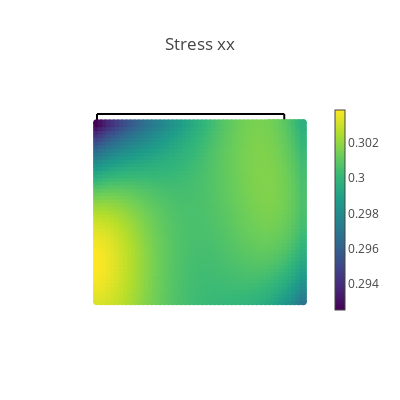
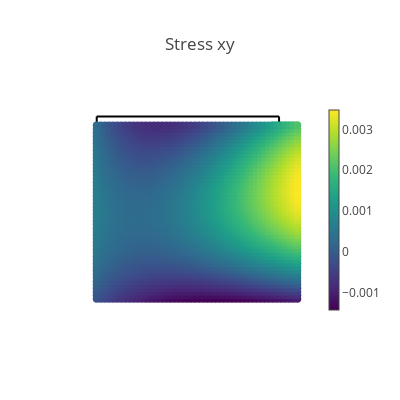
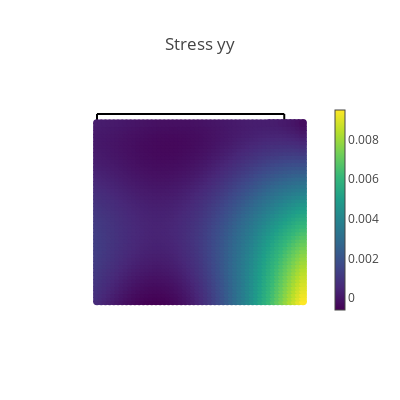
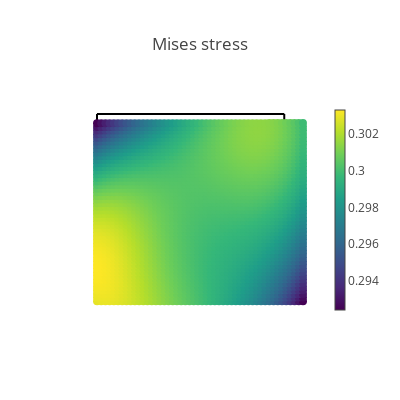

Write notebook code for charts like these, in order.
### Markdown cell above
## Visualization of results

### Code cell
# Create a validation domain different from the training domain
val_x, val_y = np.meshgrid(np.linspace(0, L, 50), np.linspace(0, L, 50))
val_domain = np.vstack([val_x.ravel(), val_y.ravel()]).T
val = torch.tensor(val_domain, requires_grad=True).double()

# Compute model predictions on the validation domain
disp = net(val)
def_val = val + disp
stress = torch.vmap(sigma)(val)
mises = torch.sqrt(
    stress[:, 0, 0] ** 2
    + stress[:, 1, 1] ** 2
    - stress[:, 0, 0] * stress[:, 1, 1]
    + 3 * stress[:, 0, 1] ** 2
)
# print([loss.item() for loss in compute_les(val)])

@torch.no_grad()
def make_plot(x, y, variable, title, cmap=sequential.Viridis, size=8.0):
    fig = go.Figure()

    # Plot boundaries
    m = dict(color="black")
    fig.add_trace(go.Scatter(x=top[:, 0], y=top[:, 1], mode="lines", marker=m))
    fig.add_trace(go.Scatter(x=bottom[:, 0], y=bottom[:, 1], mode="lines", marker=m))
    fig.add_trace(go.Scatter(x=left[:, 0], y=left[:, 1], mode="lines", marker=m))
    fig.add_trace(go.Scatter(x=right[:, 0], y=right[:, 1], mode="lines", marker=m))

    # Plot variable values
    m = dict(color=variable, colorscale=cmap, size=size, colorbar=dict(thickness=10))
    fig.add_trace(go.Scatter(x=x, y=y, marker=m, mode="markers"))

    # plot settings
    fig.layout.yaxis.scaleanchor = "x"
    fig.update_layout(
        template="none", width=400, height=400, title=title, showlegend=False
    )
    fig.update_xaxes(visible=False)
    fig.update_yaxes(visible=False)
    fig.show()


# Compute data error
s_pred = torch.vmap(sigma)(val)
ds_xx = 3 * EPS0 - s_pred[:,0, 0]
print("Young's modulus is ",(MU*(3*LBD+2*MU))/(LBD*MU)) #Young's modulus 
ds_yy = s_pred[:, 1, 1]
ds_xy = s_pred[:, 0, 1]
ds_xx_pct = (3 * EPS0 - s_pred[:,0, 0]) / (3 * EPS0) *100


# Plot stresses
make_plot(*def_val.T, stress[:, 0, 0], "Stress xx")
make_plot(*def_val.T, stress[:, 0, 1], "Stress xy")
make_plot(*def_val.T, stress[:, 1, 1], "Stress yy")
make_plot(*def_val.T, mises, "Mises stress")

# Plot displacements
make_plot(*def_val.T, disp[:, 0], "Displacement in x", cmap=sequential.Inferno)
make_plot(*def_val.T, disp[:, 1], "Displacement in y", cmap=sequential.Inferno)

# Plot stress errors
cmap = sequential.RdBu_r
make_plot(*val[:, 0:2].T, ds_xx, "Stress error xx", size=2.0, cmap=cmap)
make_plot(*val[:, 0:2].T, ds_yy, "Stress error yy", size=2.0, cmap=cmap)
make_plot(*val[:, 0:2].T, ds_xy, "Stress error xy", size=2.0, cmap=cmap)
make_plot(*val[:, 0:2].T, ds_xx_pct, "Stress error xx in %", size=2.0, cmap=cmap)

### Figure 1 — Plotly figure (JSON) as saved in the notebook; plotly's stock layout.template omitted (floating-point values rounded to 4 significant figures; data arrays with more than 128 entries replaced by an {"elided": "..."} marker saying what was removed)
{"data": [{"marker": {"color": "black"}, "mode": "lines", "type": "scatter", "x": [0, 0.04167, 0.08333, 0.125, 0.1667, 0.2083, 0.25, 0.2917, 0.3333, 0.375, 0.4167, 0.4583, 0.5, 0.5417, 0.5833, 0.625, 0.6667, 0.7083, 0.75, 0.7917, 0.8333, 0.875, 0.9167, 0.9583, 1], "y": [1, 1, 1, 1, 1, 1, 1, 1, 1, 1, 1, 1, 1, 1, 1, 1, 1, 1, 1, 1, 1, 1, 1, 1, 1]}, {"marker": {"color": "black"}, "mode": "lines", "type": "scatter", "x": [0, 0.04167, 0.08333, 0.125, 0.1667, 0.2083, 0.25, 0.2917, 0.3333, 0.375, 0.4167, 0.4583, 0.5, 0.5417, 0.5833, 0.625, 0.6667, 0.7083, 0.75, 0.7917, 0.8333, 0.875, 0.9167, 0.9583, 1], "y": [0, 0, 0, 0, 0, 0, 0, 0, 0, 0, 0, 0, 0, 0, 0, 0, 0, 0, 0, 0, 0, 0, 0, 0, 0]}, {"marker": {"color": "black"}, "mode": "lines", "type": "scatter", "x": [0, 0, 0, 0, 0, 0, 0, 0, 0, 0, 0, 0, 0, 0, 0, 0, 0, 0, 0, 0, 0, 0, 0, 0, 0], "y": [0, 0.04167, 0.08333, 0.125, 0.1667, 0.2083, 0.25, 0.2917, 0.3333, 0.375, 0.4167, 0.4583, 0.5, 0.5417, 0.5833, 0.625, 0.6667, 0.7083, 0.75, 0.7917, 0.8333, 0.875, 0.9167, 0.9583, 1]}, {"marker": {"color": "black"}, "mode": "lines", "type": "scatter", "x": [1, 1, 1, 1, 1, 1, 1, 1, 1, 1, 1, 1, 1, 1, 1, 1, 1, 1, 1, 1, 1, 1, 1, 1, 1], "y": [0, 0.04167, 0.08333, 0.125, 0.1667, 0.2083, 0.25, 0.2917, 0.3333, 0.375, 0.4167, 0.4583, 0.5, 0.5417, 0.5833, 0.625, 0.6667, 0.7083, 0.75, 0.7917, 0.8333, 0.875, 0.9167, 0.9583, 1]}, {"marker": {"color": {"elided": "2500 float values"}, "colorbar": {"thickness": 10}, "colorscale": [[0, "#440154"], [0.1111, "#482878"], [0.2222, "#3e4989"], [0.3333, "#31688e"], [0.4444, "#26828e"], [0.5556, "#1f9e89"], [0.6667, "#35b779"], [0.7778, "#6ece58"], [0.8889, "#b5de2b"], [1, "#fde725"]], "size": 8}, "mode": "markers", "type": "scatter", "x": {"elided": "2500 float values"}, "y": {"elided": "2500 float values"}}], "layout": {"height": 400, "showlegend": false, "title": {"text": "Stress xx"}, "width": 400, "xaxis": {"visible": false}, "yaxis": {"scaleanchor": "x", "visible": false}}}

### Figure 2 — Plotly figure (JSON) as saved in the notebook; plotly's stock layout.template omitted (floating-point values rounded to 4 significant figures; data arrays with more than 128 entries replaced by an {"elided": "..."} marker saying what was removed)
{"data": [{"marker": {"color": "black"}, "mode": "lines", "type": "scatter", "x": [0, 0.04167, 0.08333, 0.125, 0.1667, 0.2083, 0.25, 0.2917, 0.3333, 0.375, 0.4167, 0.4583, 0.5, 0.5417, 0.5833, 0.625, 0.6667, 0.7083, 0.75, 0.7917, 0.8333, 0.875, 0.9167, 0.9583, 1], "y": [1, 1, 1, 1, 1, 1, 1, 1, 1, 1, 1, 1, 1, 1, 1, 1, 1, 1, 1, 1, 1, 1, 1, 1, 1]}, {"marker": {"color": "black"}, "mode": "lines", "type": "scatter", "x": [0, 0.04167, 0.08333, 0.125, 0.1667, 0.2083, 0.25, 0.2917, 0.3333, 0.375, 0.4167, 0.4583, 0.5, 0.5417, 0.5833, 0.625, 0.6667, 0.7083, 0.75, 0.7917, 0.8333, 0.875, 0.9167, 0.9583, 1], "y": [0, 0, 0, 0, 0, 0, 0, 0, 0, 0, 0, 0, 0, 0, 0, 0, 0, 0, 0, 0, 0, 0, 0, 0, 0]}, {"marker": {"color": "black"}, "mode": "lines", "type": "scatter", "x": [0, 0, 0, 0, 0, 0, 0, 0, 0, 0, 0, 0, 0, 0, 0, 0, 0, 0, 0, 0, 0, 0, 0, 0, 0], "y": [0, 0.04167, 0.08333, 0.125, 0.1667, 0.2083, 0.25, 0.2917, 0.3333, 0.375, 0.4167, 0.4583, 0.5, 0.5417, 0.5833, 0.625, 0.6667, 0.7083, 0.75, 0.7917, 0.8333, 0.875, 0.9167, 0.9583, 1]}, {"marker": {"color": "black"}, "mode": "lines", "type": "scatter", "x": [1, 1, 1, 1, 1, 1, 1, 1, 1, 1, 1, 1, 1, 1, 1, 1, 1, 1, 1, 1, 1, 1, 1, 1, 1], "y": [0, 0.04167, 0.08333, 0.125, 0.1667, 0.2083, 0.25, 0.2917, 0.3333, 0.375, 0.4167, 0.4583, 0.5, 0.5417, 0.5833, 0.625, 0.6667, 0.7083, 0.75, 0.7917, 0.8333, 0.875, 0.9167, 0.9583, 1]}, {"marker": {"color": {"elided": "2500 float values"}, "colorbar": {"thickness": 10}, "colorscale": [[0, "#440154"], [0.1111, "#482878"], [0.2222, "#3e4989"], [0.3333, "#31688e"], [0.4444, "#26828e"], [0.5556, "#1f9e89"], [0.6667, "#35b779"], [0.7778, "#6ece58"], [0.8889, "#b5de2b"], [1, "#fde725"]], "size": 8}, "mode": "markers", "type": "scatter", "x": {"elided": "2500 float values"}, "y": {"elided": "2500 float values"}}], "layout": {"height": 400, "showlegend": false, "title": {"text": "Stress xy"}, "width": 400, "xaxis": {"visible": false}, "yaxis": {"scaleanchor": "x", "visible": false}}}

### Figure 3 — Plotly figure (JSON) as saved in the notebook; plotly's stock layout.template omitted (floating-point values rounded to 4 significant figures; data arrays with more than 128 entries replaced by an {"elided": "..."} marker saying what was removed)
{"data": [{"marker": {"color": "black"}, "mode": "lines", "type": "scatter", "x": [0, 0.04167, 0.08333, 0.125, 0.1667, 0.2083, 0.25, 0.2917, 0.3333, 0.375, 0.4167, 0.4583, 0.5, 0.5417, 0.5833, 0.625, 0.6667, 0.7083, 0.75, 0.7917, 0.8333, 0.875, 0.9167, 0.9583, 1], "y": [1, 1, 1, 1, 1, 1, 1, 1, 1, 1, 1, 1, 1, 1, 1, 1, 1, 1, 1, 1, 1, 1, 1, 1, 1]}, {"marker": {"color": "black"}, "mode": "lines", "type": "scatter", "x": [0, 0.04167, 0.08333, 0.125, 0.1667, 0.2083, 0.25, 0.2917, 0.3333, 0.375, 0.4167, 0.4583, 0.5, 0.5417, 0.5833, 0.625, 0.6667, 0.7083, 0.75, 0.7917, 0.8333, 0.875, 0.9167, 0.9583, 1], "y": [0, 0, 0, 0, 0, 0, 0, 0, 0, 0, 0, 0, 0, 0, 0, 0, 0, 0, 0, 0, 0, 0, 0, 0, 0]}, {"marker": {"color": "black"}, "mode": "lines", "type": "scatter", "x": [0, 0, 0, 0, 0, 0, 0, 0, 0, 0, 0, 0, 0, 0, 0, 0, 0, 0, 0, 0, 0, 0, 0, 0, 0], "y": [0, 0.04167, 0.08333, 0.125, 0.1667, 0.2083, 0.25, 0.2917, 0.3333, 0.375, 0.4167, 0.4583, 0.5, 0.5417, 0.5833, 0.625, 0.6667, 0.7083, 0.75, 0.7917, 0.8333, 0.875, 0.9167, 0.9583, 1]}, {"marker": {"color": "black"}, "mode": "lines", "type": "scatter", "x": [1, 1, 1, 1, 1, 1, 1, 1, 1, 1, 1, 1, 1, 1, 1, 1, 1, 1, 1, 1, 1, 1, 1, 1, 1], "y": [0, 0.04167, 0.08333, 0.125, 0.1667, 0.2083, 0.25, 0.2917, 0.3333, 0.375, 0.4167, 0.4583, 0.5, 0.5417, 0.5833, 0.625, 0.6667, 0.7083, 0.75, 0.7917, 0.8333, 0.875, 0.9167, 0.9583, 1]}, {"marker": {"color": {"elided": "2500 float values"}, "colorbar": {"thickness": 10}, "colorscale": [[0, "#440154"], [0.1111, "#482878"], [0.2222, "#3e4989"], [0.3333, "#31688e"], [0.4444, "#26828e"], [0.5556, "#1f9e89"], [0.6667, "#35b779"], [0.7778, "#6ece58"], [0.8889, "#b5de2b"], [1, "#fde725"]], "size": 8}, "mode": "markers", "type": "scatter", "x": {"elided": "2500 float values"}, "y": {"elided": "2500 float values"}}], "layout": {"height": 400, "showlegend": false, "title": {"text": "Stress yy"}, "width": 400, "xaxis": {"visible": false}, "yaxis": {"scaleanchor": "x", "visible": false}}}

### Figure 4 — Plotly figure (JSON) as saved in the notebook; plotly's stock layout.template omitted (floating-point values rounded to 4 significant figures; data arrays with more than 128 entries replaced by an {"elided": "..."} marker saying what was removed)
{"data": [{"marker": {"color": "black"}, "mode": "lines", "type": "scatter", "x": [0, 0.04167, 0.08333, 0.125, 0.1667, 0.2083, 0.25, 0.2917, 0.3333, 0.375, 0.4167, 0.4583, 0.5, 0.5417, 0.5833, 0.625, 0.6667, 0.7083, 0.75, 0.7917, 0.8333, 0.875, 0.9167, 0.9583, 1], "y": [1, 1, 1, 1, 1, 1, 1, 1, 1, 1, 1, 1, 1, 1, 1, 1, 1, 1, 1, 1, 1, 1, 1, 1, 1]}, {"marker": {"color": "black"}, "mode": "lines", "type": "scatter", "x": [0, 0.04167, 0.08333, 0.125, 0.1667, 0.2083, 0.25, 0.2917, 0.3333, 0.375, 0.4167, 0.4583, 0.5, 0.5417, 0.5833, 0.625, 0.6667, 0.7083, 0.75, 0.7917, 0.8333, 0.875, 0.9167, 0.9583, 1], "y": [0, 0, 0, 0, 0, 0, 0, 0, 0, 0, 0, 0, 0, 0, 0, 0, 0, 0, 0, 0, 0, 0, 0, 0, 0]}, {"marker": {"color": "black"}, "mode": "lines", "type": "scatter", "x": [0, 0, 0, 0, 0, 0, 0, 0, 0, 0, 0, 0, 0, 0, 0, 0, 0, 0, 0, 0, 0, 0, 0, 0, 0], "y": [0, 0.04167, 0.08333, 0.125, 0.1667, 0.2083, 0.25, 0.2917, 0.3333, 0.375, 0.4167, 0.4583, 0.5, 0.5417, 0.5833, 0.625, 0.6667, 0.7083, 0.75, 0.7917, 0.8333, 0.875, 0.9167, 0.9583, 1]}, {"marker": {"color": "black"}, "mode": "lines", "type": "scatter", "x": [1, 1, 1, 1, 1, 1, 1, 1, 1, 1, 1, 1, 1, 1, 1, 1, 1, 1, 1, 1, 1, 1, 1, 1, 1], "y": [0, 0.04167, 0.08333, 0.125, 0.1667, 0.2083, 0.25, 0.2917, 0.3333, 0.375, 0.4167, 0.4583, 0.5, 0.5417, 0.5833, 0.625, 0.6667, 0.7083, 0.75, 0.7917, 0.8333, 0.875, 0.9167, 0.9583, 1]}, {"marker": {"color": {"elided": "2500 float values"}, "colorbar": {"thickness": 10}, "colorscale": [[0, "#440154"], [0.1111, "#482878"], [0.2222, "#3e4989"], [0.3333, "#31688e"], [0.4444, "#26828e"], [0.5556, "#1f9e89"], [0.6667, "#35b779"], [0.7778, "#6ece58"], [0.8889, "#b5de2b"], [1, "#fde725"]], "size": 8}, "mode": "markers", "type": "scatter", "x": {"elided": "2500 float values"}, "y": {"elided": "2500 float values"}}], "layout": {"height": 400, "showlegend": false, "title": {"text": "Mises stress"}, "width": 400, "xaxis": {"visible": false}, "yaxis": {"scaleanchor": "x", "visible": false}}}
